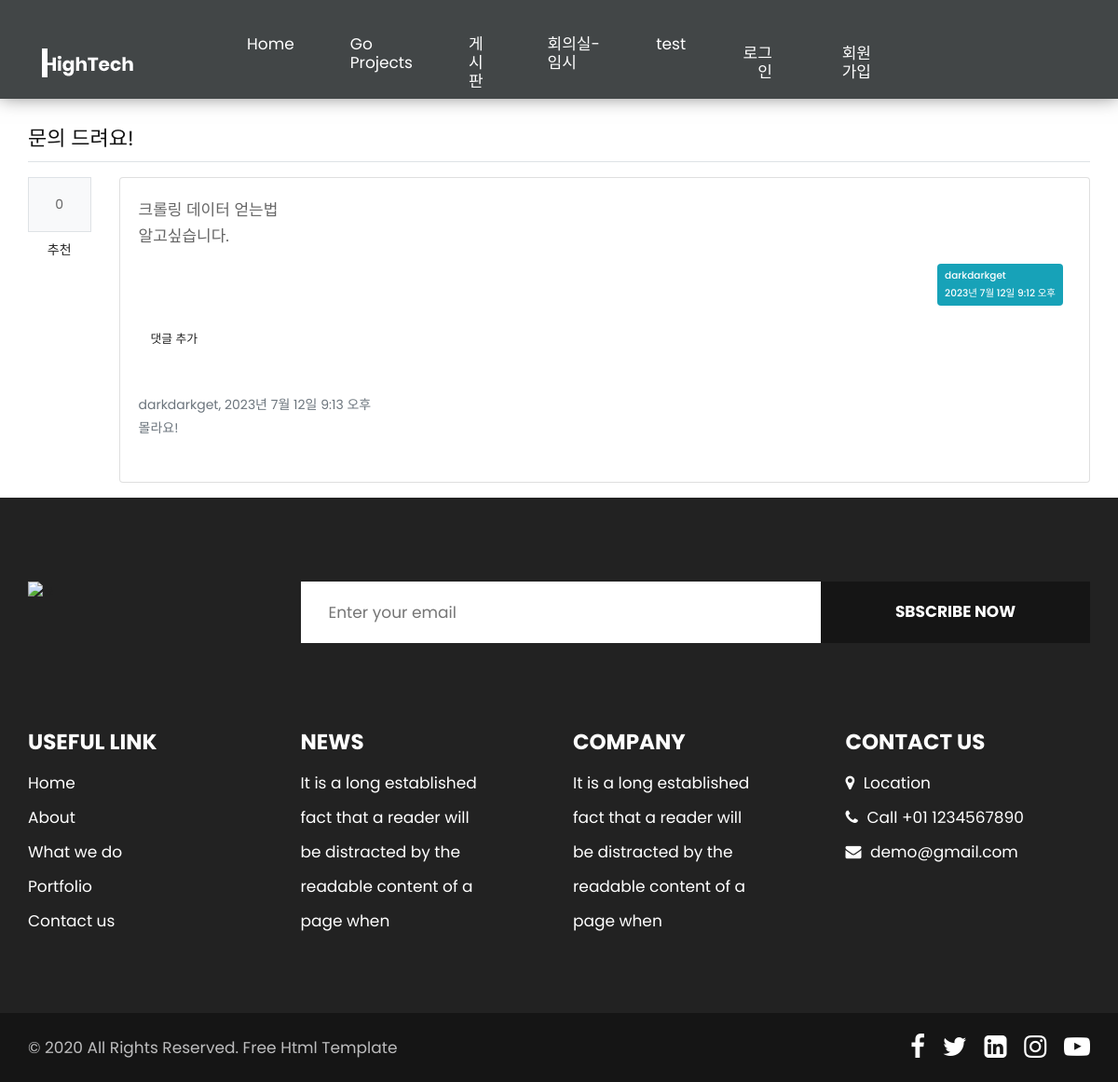
The app's page /posting/1/ with its own data.
### posting/models.py (models this page shows, shortened)
class Posting(models.Model):
    author = models.ForeignKey(User, on_delete=models.CASCADE,
                               related_name='author_posting')
    subject = models.CharField(max_length=200)
    content = models.TextField()
    create_date = models.DateTimeField()
    modify_date = models.DateTimeField(null=True, blank=True)
    voter = models.ManyToManyField(User, related_name='voter_posting')

class Comment(models.Model):
    author = models.ForeignKey(User, on_delete=models.CASCADE)
    content = models.TextField()
    create_date = models.DateTimeField()
    modify_date = models.DateTimeField(null=True, blank=True)
    posting = models.ForeignKey(Posting, null=True, blank=True, on_delete=models.CASCADE)

### common/models.py (models this page shows)
class User(AbstractUser):
    first_name = models.CharField("성", max_length=20, null=True, blank=True)
    last_name = models.CharField("이름", max_length=20, null=True, blank=True)
    tel = models.CharField("연락처", max_length=20, null=True, blank=True)
    create_date = models.DateTimeField('생성일', null=True, blank=True)
    modify_date = models.DateTimeField(null=True,blank=True)

### posting/views/base_views.py (the view)
# urls.py: path('<int:posting_id>/', base_views.detail, name='detail'),
def detail(request, posting_id):
    posting = get_object_or_404(Posting, pk=posting_id)
    context = {'posting': posting}
    return render(request, 'posting/posting_detail.html', context)

### posting/templatetags/posting_filter.py (called while the page is built)
@register.filter()
def mark(value):
    extensions = ["nl2br", "fenced_code"]
    return mark_safe(markdown.markdown(value, extensions=extensions))

### templates/posting/posting_detail.html (shortened to what this page needs)
{% extends 'base.html' %}
{% load posting_filter %}
{% block content %}
<div class="container my-3">
    <h2 class="border-bottom py-2">{{ posting.subject }}</h2>
    <div class="row my-3">
        <div class="col-1">
            <div class="bg-light text-center p-3 border font-weight-bolder mb-1">{{posting.voter.count}}</div>
            <a href="#" data-uri="{% url 'posting:vote_posting' posting.id  %}"
               class="recommend btn btn-sm btn-block custom-btn aos-init aos-animate bg-color my-1"
               style="padding: 0.25rem 0.5rem;">추천</a>
        </div>
        <div class="col-11">
            <div class="card">
                <div class="card-body">
                    <div class="card-text">{{ posting.content|mark }}</div>
                    <div class="d-flex justify-content-end">
                        <div class="badge badge-info p-2 text-left my-3 mx-2 bg-color">
                            <div class="mb-2">{{ posting.author.username }}</div>
                            <div>{{ posting.create_date }}</div>
                        </div>
                    </div>
                    <div>
                        <a href="{% url 'posting:comment_create_posting' posting.id  %}"
                           class="btn custom-btn aos-init aos-animate bg-color"><small>댓글 추가</small></a>
                    </div>
                    {% if posting.comment_set.count > 0 %}
                    <div class="mt-3">
                    {% for comment in posting.comment_set.all %}
                        <div class="comment py-4 text-muted">
                            <span>
                                {{ comment.author }}, {{ comment.create_date }}
                            </span><br>
                            <span style="white-space: pre-line;">{{ comment.content }}</span>
                        </div>
                    {% endfor %}
                    </div>
                    {% endif %}
                </div>
            </div>
        </div>
    </div>
</div>
{% endblock %}

### static/css/style.css (style rules this page uses)
body { color: #666666; font-size: 14px; font-family: 'Poppins', sans-serif; line-height: 1.80857; font-weight: normal; }
a { color: #1f1f1f; text-decoration: none !important; outline: none !important; -webkit-transition: all .3s ease-in-out; -moz-transition: all .3s ease-in-out; -ms-transition: all .3s ease-in-out; -o-transition: all .3s ease-in-out; transition: all .3s ease-in-out; }
h1, h2, h3, h4, h5, h6 { letter-spacing: 0; font-weight: normal; position: relative; padding: 0; font-weight: normal; line-height: normal; color: #111111; margin: 0 }
h2 { font-size: 22px }
*, *::after, *::before { -webkit-box-sizing: border-box; -moz-box-sizing: border-box; box-sizing: border-box; }
p { margin: 0px; padding: 0; font-weight: 400; font-size: 17px; line-height: 28px; }
a { color: #222222; text-decoration: none; outline: none !important; }
a, .btn { text-decoration: none !important; outline: none !important; -webkit-transition: all .3s ease-in-out; -moz-transition: all .3s ease-in-out; -ms-transition: all .3s ease-in-out; -o-transition: all .3s ease-in-out; transition: all .3s ease-in-out; }
.badge { font-weight: 500; }
.container { max-width: 1170px; }

### records on screen
Posting: subject "문의 드려요!", voter.count "0", content|mark "크롤링 데이터 얻는법 알고싶습니다.", author.username "darkdarkget", create_date "2023년 7월 12일 9:12 오후"
Comment: author "darkdarkget", create_date "2023년 7월 12일 9:13 오후", content "몰라요!"
